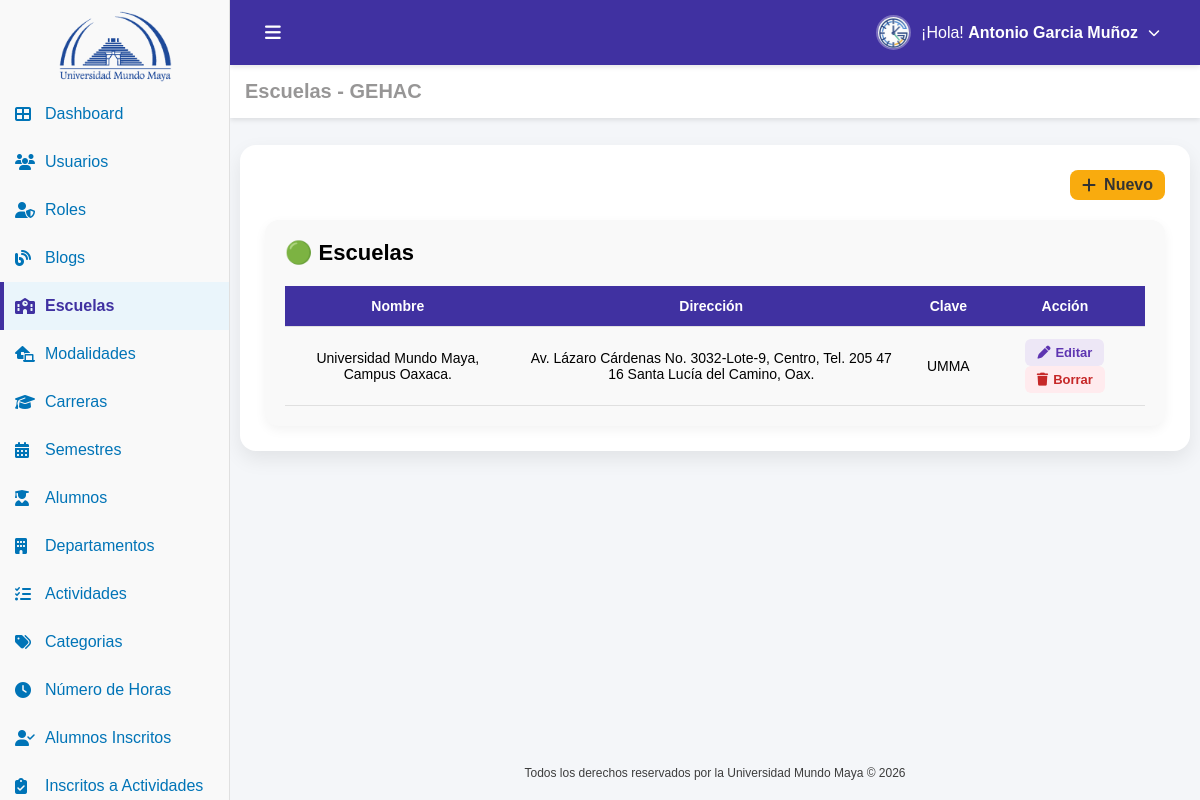
Page /escuelas.php (signed in) on the committed database.
### tables this page shows
CREATE TABLE IF NOT EXISTS `usuario` (
  `id_usuario` int NOT NULL AUTO_INCREMENT,
  `nombre` varchar(100) NOT NULL,
  `nombre_s` varchar(100) DEFAULT NULL,
  `apellido_p` varchar(100) DEFAULT NULL,
  `apellido_m` varchar(100) DEFAULT NULL,
  `matricula` varchar(100) DEFAULT NULL,
  `estado` tinyint(1) NOT NULL DEFAULT '1',
  `correo` varchar(100) NOT NULL,
  `password` varchar(100) NOT NULL,
  `id_carrera` int DEFAULT NULL,
  `id_modalidad` int DEFAULT NULL,
  `id_rol` int DEFAULT NULL,
  `fecha_registro` datetime DEFAULT CURRENT_TIMESTAMP,
  PRIMARY KEY (`id_usuario`) USING BTREE,
  UNIQUE KEY `correo` (`correo`),
  KEY `fk_usuario_carrera` (`id_carrera`) USING BTREE,
  KEY `fk_usuario_modalidad` (`id_modalidad`) USING BTREE,
  KEY `fk_usuario_rol` (`id_rol`) USING BTREE,
  CONSTRAINT `fk_usuario_carrera` FOREIGN KEY (`id_carrera`) REFERENCES `carrera` (`id_carrera`),
  CONSTRAINT `fk_usuario_modalidad` FOREIGN KEY (`id_modalidad`) REFERENCES `modalidad` (`id_modalidad`),
  CONSTRAINT `fk_usuario_rol` FOREIGN KEY (`id_rol`) REFERENCES `rol` (`id_rol`)
);

CREATE TABLE IF NOT EXISTS `escuela` (
  `id_escuela` int NOT NULL AUTO_INCREMENT,
  `nombre` varchar(100) NOT NULL,
  `direccion` varchar(255) DEFAULT NULL,
  `clave` varchar(100) DEFAULT NULL,
  `fecha_registro` datetime DEFAULT (now()),
  PRIMARY KEY (`id_escuela`)
);

### conf.php (called while the page is built, shortened)
<?php
function tiene_permiso($archivo_php, $accion = 'VER') {
    if (isset($_SESSION['permisos'][$archivo_php])) {
        return in_array($accion, $_SESSION['permisos'][$archivo_php]);
    }
    return false;
}

### auth.php (called while the page is built, shortened)
<?php
require_once('conf.php');
$id_usuario=$_SESSION['id_usuario'];
include('conexion.php');
$sql="
SELECT
u.nombre,
u.nombre_s,
u.apellido_p,
u.apellido_m,
u.correo,
u.id_rol,
u.id_carrera,
u.id_modalidad,
r.nombre AS rol
FROM usuario u
INNER JOIN rol r ON u.id_rol = r.id_rol
WHERE u.id_usuario=?
";
$stmt=$conn->prepare($sql);
$stmt->bind_param("i",$id_usuario);
$stmt->execute();
$result=$stmt->get_result();
if($result && $fila=$result->fetch_assoc()){
    $nombreCompleto=trim(
        $fila['nombre']." ".
        $fila['nombre_s']." ".
        $fila['apellido_p']." ".
        $fila['apellido_m']
    );
}else{
    $nombreCompleto="Usuario";
    $rol="Sin rol";
    $id_rol=0;
}
?>

### escuelas.php (the view, shortened to what this page needs)
<?php
include("auth.php");
include("conexion.php");
$sql="
SELECT *
FROM escuela
";
$resultEscuela=$conn->query($sql);
$escuelas=[];
if($resultEscuela && $resultEscuela->num_rows>0){
    while($fila=$resultEscuela->fetch_assoc()){
        $escuelas[]=$fila;
    }
}
?>
<!DOCTYPE html>
<html lang="es">
<head>
    <link rel="stylesheet" href="css/escuelas.css">
    <link href="https://cdn.jsdelivr.net/npm/remixicon@4.5.0/fonts/remixicon.css" rel="stylesheet"/>
    <link rel="stylesheet" href="https://cdnjs.cloudflare.com/ajax/libs/font-awesome/6.5.0/css/all.min.css">
</head>
<body>
    <div class="sidebar" id="sidebar">
        <a href="dashboard.php" class="logo-link">
            <div class="logo-container">
                <img src="img/uni_4.png" alt="Logo UMMA" class="logo">
            </div>
        </a>
        <ul>
            <li>
                <a href="dashboard.php" >
                    <i class="fas fa-th-large" ></i>
                    <span> Dashboard</span>
                </a>
            </li>
            <?php if (tiene_permiso('usuarios.php', 'VER')): ?>
            <li>
                <a href="usuarios.php" >
                    <i class="fas fa-users" ></i>
                    <span>Usuarios</span>
                </a>
            </li>
            <?php endif; ?>
            <?php if (tiene_permiso('roles.php', 'VER')): ?>
            <li>
                <a href="roles.php">
                    <i class="fas fa-user-shield" ></i>
                    <span>Roles</span>
                </a>
            </li>
            <?php endif; ?>
            <?php if (tiene_permiso('blogs.php', 'VER')): ?>
            <li>
                <a href="blogs.php"  >
                    <i class="fas fa-blog" ></i>
                    <span>Blogs</span>
                </a>
            </li>
            <?php endif; ?>
            <?php if (tiene_permiso('escuelas.php', 'VER')): ?>
            <li>
                <a href="escuelas.php" class="active">
                    <i class="fas fa-school" style="color:#4031a1"></i>
                    <span>Escuelas</span>
                </a>
            </li>
            <?php endif; ?>
            <?php if (tiene_permiso('modalidades.php', 'VER')): ?>
            <li>
                <a href="modalidades.php">
                    <i class="fas fa-laptop-house"></i>
                    <span>Modalidades</span>
                </a>
            </li>
            <?php endif; ?>
            <?php if (tiene_permiso('carreras.php', 'VER')): ?>
            <li>
                <a href="carreras.php">
                    <i class="fas fa-graduation-cap"></i>
                    <span>Carreras</span>
                </a>
            </li>
            <?php endif; ?>
            <?php if (tiene_permiso('semestres.php', 'VER')): ?>
            <li>
                <a href="semestres.php">
                    <i class="fas fa-calendar-alt"></i>
                    <span>Semestres</span>
                </a>
            </li>
            <?php endif; ?>
            <?php if (tiene_permiso('alumnos.php', 'VER')): ?>
            <li>
                <a href="alumnos.php">
                    <i class="fas fa-user-graduate"></i>
                    <span>Alumnos</span>
                </a>
            </li>
            <?php endif; ?>
            <?php if (tiene_permiso('departamentos.php', 'VER')): ?>
            <li>
                <a href="departamentos.php">
                    <i class="fas fa-building"></i>
                    <span>Departamentos</span>
                </a>
            </li>
            <?php endif; ?>
            <?php if (tiene_permiso('actividades.php', 'VER')): ?>
            <li>
                <a href="actividades.php">
                    <i class="fas fa-tasks"></i>
                    <span>Actividades</span>
                </a>
            </li>
            <?php endif; ?>
            <?php if (tiene_permiso('categorias.php', 'VER')): ?>
            <li>
                <a href="categorias.php">
                    <i class="fas fa-tags"></i>
                    <span>Categorias</span>
                </a>
            </li>
            <?php endif; ?>
            <?php if (tiene_permiso('horas.php', 'VER')): ?>
            <li>
                <a href="horas.php">
                    <i class="fas fa-clock"></i>
                    <span>Número de Horas</span>
                </a>
            </li>
            <?php endif; ?>
            <?php if (tiene_permiso('alumnos_inscritos.php', 'VER')): ?>
            <li>
                <a href="alumnos_inscritos.php">
                    <i class="fas fa-user-check"></i>
                    <span>Alumnos Inscritos</span>
                </a>
            </li>
            <?php endif; ?>
            <?php if (tiene_permiso('inscritos_actividades.php', 'VER')): ?>
            <li>
                <a href="inscritos_actividades.php">
                    <i class="fas fa-clipboard-check"></i>
                    <span>Inscritos a Actividades</span>
                </a>
            </li>
            <?php endif; ?>
        </ul>
    </div>
    <main class="contenido" id="contenido">
        <header class="top-header">
            <div class="header-left">
                <button id="toggle-btn">
                    <i class="fas fa-bars"></i>
                </button>
            </div>
            <div class="header-right">
                <ul>
                    <li class="submenu">
                        <a href="#" class="submenu-toggle">
                            <img src="img/gehac.png" alt="Usuario" class="menu-avatar">
                            <span>¡Hola! <strong> <?php echo $nombreCompleto; ?></strong></span>
                            <i class="fas fa-chevron-down submenu-arrow"></i>
                        </a>
                    </li>
                </ul>
            </div>
        </header>
        <section class="dashboard-section">
            <div class="header-title">
                <h3>Escuelas - GEHAC</h3>
            </div>
        </section>
        <section class="content-wrapper">
            <div class="card">
                <div class="products-header">
                    <?php if (tiene_permiso('escuelas.php', 'CREAR')): ?>
                        <a href="escuelas_crear.php" class="btn btn-primary">
                            <i class="fas fa-plus"></i>
                            <span>Nuevo</span>
                        </a>
                    <?php endif; ?>
                </div>
                <div class="estado-section">
                        <h2 class="estado-title title-proceso">
                            🟢 Escuelas
                        </h2>
                        <table id="tablaEscuelas" class="estado-table">
                            <thead>
                                <tr>
                                    <th>Nombre</th>
                                    <th>Dirección</th>
                                    <th>Clave</th>
                                    <th>Acción</th>
                                </tr>
                            </thead>
                            <tbody>
                                <?php if(!empty($escuelas)): ?>
                                    <?php foreach($escuelas as $row): ?>
                                        <tr>
                                            <td>
                                                <?= htmlspecialchars($row['nombre']) ?>
                                            </td>
                                            <td>
                                                <?= htmlspecialchars($row['direccion']) ?>
                                            </td>
                                            <td>
                                                <?= htmlspecialchars($row['clave']) ?>
                                            </td>
                                            <td>
                                                <?php $id=(int)$row['id_escuela']; ?>
                                                    <?php if (tiene_permiso('escuelas.php', 'EDITAR')): ?>
                                                        <a href="escuelas_editar.php?id=<?= $id ?>" class="btn-edit">
                                                            <i class="fas fa-pen"></i>
                                                            <span>Editar</span>
                                                        </a>
                                                    <?php endif; ?>
                                                    <?php if (tiene_permiso('escuelas.php', 'BORRAR')): ?>
                                                        <a href="escuelas_borrar.php?id=<?= $id ?>"
                                                        class="btn-delete"
                                                        onclick="return confirm('¿Eliminar la Escuela: <?= htmlspecialchars($row['nombre']) ?>?')">
                                                            <i class="fas fa-trash"></i>
                                                            <span>Borrar</span>
                                                        </a>
                                                    <?php endif; ?>
                                            </td>
                                        </tr>
                                    <?php endforeach; ?>
                                <?php endif; ?>
                            </tbody>
                        </table>
                    </div>
            </div>
        </section>
        <footer class="footer">
            <p class="copy">Todos los derechos reservados por la Universidad Mundo Maya © 2026</p>
        </footer>
    </main>
</body>
</html>

### css/escuelas.css (style rules this page uses)
* { margin:0; padding:0; box-sizing:border-box; }
body { font-family:Arial,sans-serif; display:flex; min-height:100vh; background:#f4f6f9; }
.sidebar { width:230px; height:100vh; position:fixed; background:#f9f9f9; color:#0074b7; padding-top:5px; overflow-y:auto; overflow-x:hidden; border-right:1px solid #e0e0e0; transition:.3s; z-index:1001; }
.logo-container { display:flex; justify-content:center; align-items:center; padding:5px 2px; }
.logo { width:120px; max-width:100%; height:auto; object-fit:contain; transition:.3s; }
.logo-link { display:block; text-decoration:none; color:inherit; }
.sidebar ul { list-style:none; }
.sidebar ul li { position:relative; }
.sidebar ul li a { display:flex; align-items:center; padding:15px; text-decoration:none; color:#0074b7; transition:.2s; }
.sidebar ul li a i { min-width:20px; margin-right:10px; color:#0074b7; }
.sidebar ul li a.active { background:#eaf5fb; color:#4031a1; font-weight:600; }
.sidebar ul li a.active::before { content:""; position:absolute; left:0; top:0; width:4px; height:100%; background:#4031a1; }
.contenido { margin-left:230px; padding-top:145px; padding-left:10px; padding-right:10px; flex:1; display:flex; flex-direction:column; min-height:100vh; transition:.3s; }
.top-header { display:flex; justify-content:space-between; align-items:center; height:65px; padding:0 25px; background:#4031a1; position:fixed; top:0; left:230px; right:0; z-index:1000; box-shadow:0 2px 5px rgba(0,0,0,.1); }
#toggle-btn { display:flex; align-items:center; justify-content:center; padding:10px; background:none; border:none; color:white; font-size:18px; cursor:pointer; transition:.3s; }
.header-left { display:flex; align-items:center; }
.header-right ul { list-style:none; }
.submenu { position:relative; }
.submenu-toggle { display:flex; align-items:center; gap:10px; padding:10px 15px; color:white; text-decoration:none; border-radius:8px; transition:.3s; }
.submenu-arrow { font-size:12px; transition:.3s; }
.menu-avatar { width:35px; height:35px; border-radius:50%; object-fit:cover; border:2px solid rgba(255,255,255,.3); transition:.3s; }
.dashboard-section { background:white; padding:15px; position:fixed; top:65px; left:230px; right:0; z-index:999; box-shadow:0 2px 5px rgba(0,0,0,.1); }
.header-title h3 { color:#797777c5; font-size:20px; }
.footer { margin-top:auto; padding:20px 30px; background:#f4f6f9; color:rgba(57,57,57,.98); font-size:12px; text-align:center; position:relative; z-index:1; }
.card { background: #fff; border-radius: 16px; padding: 25px; margin-bottom: 30px; box-shadow: 0 8px 20px rgba(0,0,0,0.08); transition: transform 0.3s, box-shadow 0.3s; }
.card .products-header { display: flex; justify-content: flex-end; align-items: center; margin-bottom: 20px; }
.card .btn-primary { display: inline-flex; align-items: center; gap: 8px; padding: 6px 12px; background: #f9ab0e; color: #333; border-radius: 8px; font-weight: 600; text-decoration: none; transition: background 0.3s, transform 0.2s; }
.card .estado-section { background: #f9f9f9; padding: 20px; border-radius: 14px; box-shadow: 0 4px 12px rgba(0,0,0,0.05); overflow-x: auto; }
.card .estado-title { font-size: 22px; font-weight: 700; margin-bottom: 20px; }
.card .estado-table { width: 100%; border-collapse: collapse; table-layout: auto; font-size: 14px; }
.card .estado-table thead { background: #4031a1; color: #fff; }
.card .estado-table th, .card .estado-table td { padding: 12px 15px; text-align: center; border-bottom: 1px solid #e0e0e0; }
.card .btn-edit, .card .btn-delete { text-decoration: none; padding: 6px 12px; border-radius: 6px; font-size: 13px; font-weight: 600; display: inline-flex; align-items: center; gap: 5px; transition: background 0.2s, transform 0.2s; }
.card .btn-edit { background: #ede7f6; color: #5e35b1; }
.card .btn-delete { background: #ffebee; color: #c62828; }

### rows in the picture
usuario: nombreCompleto "Antonio Garcia Muñoz"
escuela: nombre "Universidad Mundo Maya, Campus Oaxaca.", direccion "Av. Lázaro Cárdenas No. 3032-Lote-9, Centro, Tel. 205 47 16 Santa Lucía del Camino, Oax.", clave "UMMA"
